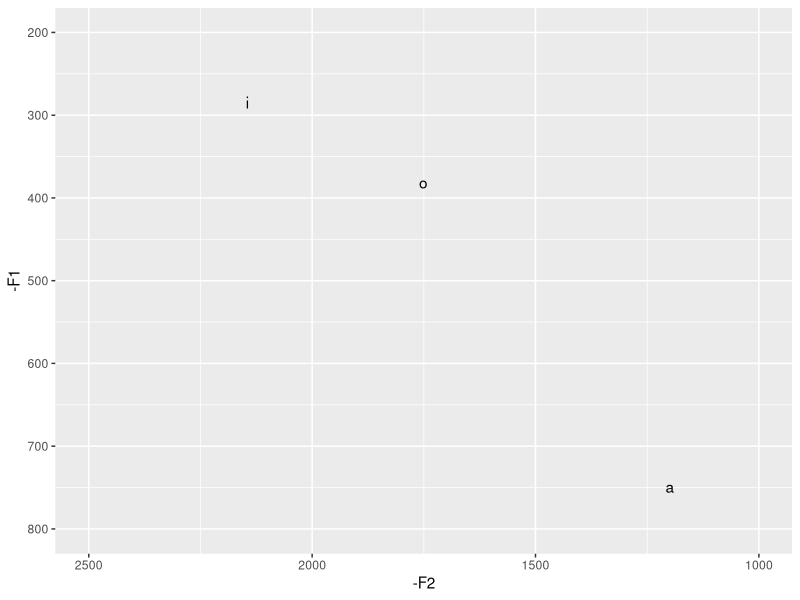

R code for this plot:
library(ggplot2)

formant <- data.frame(
    sound = c("i", "a", "o"),
    F1 = c(284.63555, 748.90351, 381.478705),
    F2 = c(2145.243498, 1198.7695457, 1750.560005)
)

ggplot(formant)+
    geom_text(aes(x=-F2,
                  y=-F1,
                  label=sound))+
    scale_x_continuous(limits = c(-2500,-1000),
                       breaks = seq(-2500,-1000, 500), 
                       labels=abs(seq(-2500,-1000, 500))
                       )+
    scale_y_continuous(limits = c(-800,-200),
                   breaks = seq(-800,-200, 100), 
                   labels=abs(seq(-800,-200, 100))
                   )
    